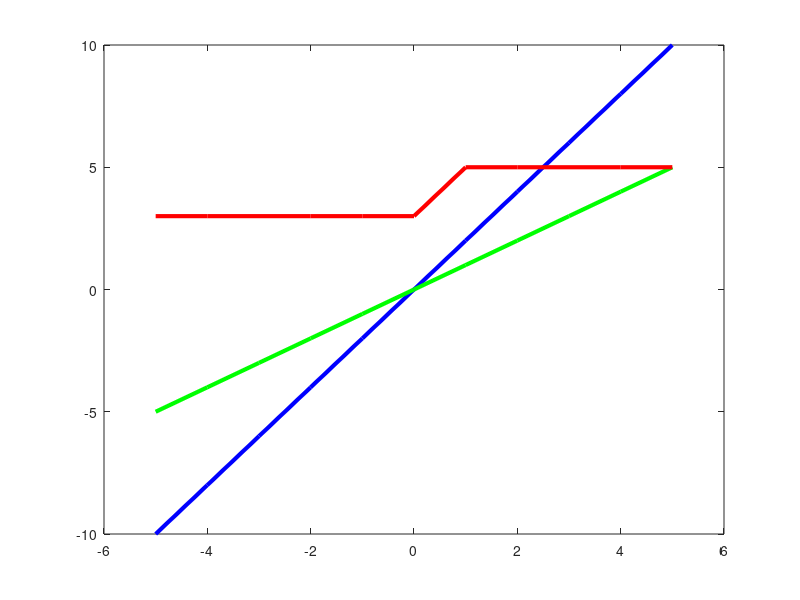

Reproduce this figure in MATLAB.
clear;
clf;

x = [-5 -4 -3 -2 -1 0 1 2 3 4 5];
y1 = [-10 -8 -6 -4 -2 0 2 4 6 8 10];
y2 = [-5 -4 -3 -2 -1 0 1 2 3 4 5];
y3 = [3 3 3 3 3 3 5 5 5 5 5];

plot(x, y1, "b-","linewidth", 3)
hold on
% Keep the graph being seen.
plot(x, y2, "g-","linewidth", 3)
hold on
plot(x, y3, "r-","linewidth", 3)
